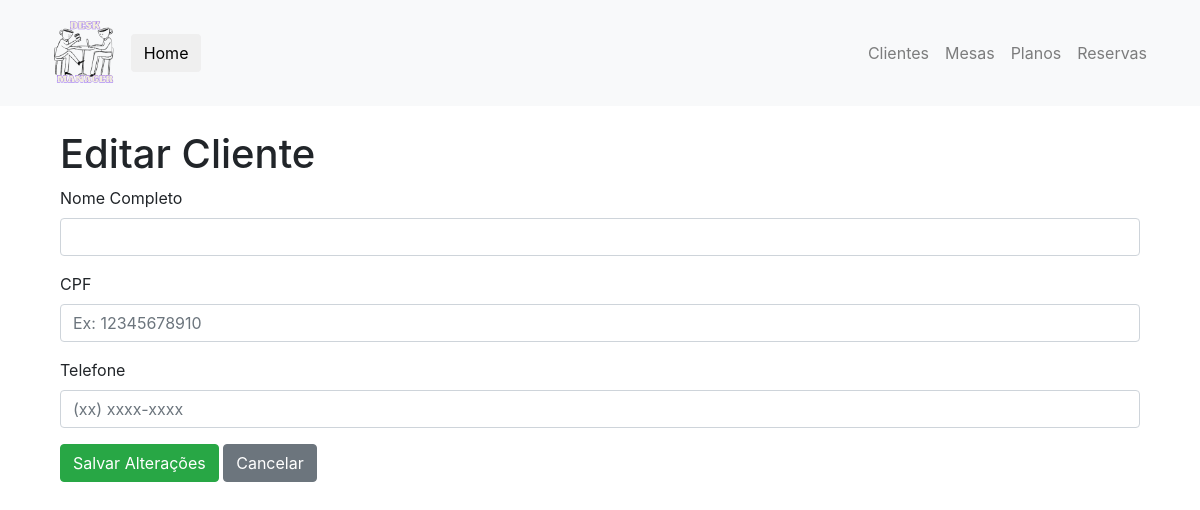
/cliente/07903b34/editar, run on an earlier commit of the app's database.
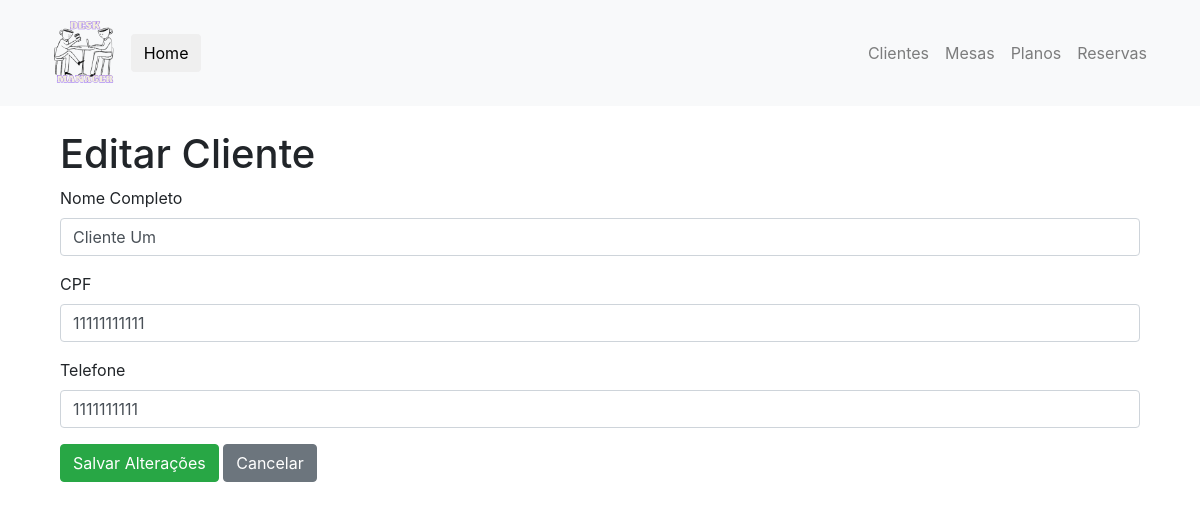
And on a later commit of the database.
### desk_manager/models.py (models this page shows, shortened)
class Cliente(db.Model):
    __tablename__ = 'cliente'
    id: so.Mapped[str] = so.mapped_column(sa.String, primary_key=True, default=generate_hex_id)
    nome: so.Mapped[str] = so.mapped_column(sa.String, nullable=False)
    cpf: so.Mapped[str] = so.mapped_column(sa.String, unique=True, nullable=False)
    telefone: so.Mapped[str] = so.mapped_column(sa.String, nullable=False)
    tipo_plano_id: so.Mapped[str] = so.mapped_column(sa.String, sa.ForeignKey("plano.id"), nullable=True)
    plano: so.Mapped["PlanoDeUso"] = so.relationship("PlanoDeUso", back_populates="clientes")
    reservas: so.Mapped[list["Reserva"]] = so.relationship("Reserva", back_populates="cliente")
    saldo: so.Mapped[int] = so.mapped_column(sa.Integer, nullable=True, default=0)
    @classmethod
    def buscar_cliente_por_id(cls, cliente_id):
        return cls.query.get(cliente_id)

### desk_manager/routes/cliente.py (the view, shortened to what this page needs)
@CLIENTE.route('/cliente/<string:cliente_id>/editar', methods=['GET', 'POST'])
def editar_cliente(cliente_id):
    cliente = Cliente.buscar_cliente_por_id(cliente_id)
    form = FormCadastroCliente(obj=cliente)
    return render_template('editar_cliente.html', form_cadastro_cliente=form, cliente=cliente)

### desk_manager/forms/cadastro.py
class FormCadastroCliente(FlaskForm):
    id = HiddenField('ID')
    nome = StringField('', validators=[
        DataRequired(),
        validate_nome])
    cpf = StringField('CPF', validators=[
        DataRequired(),
        length(min=11, max=11, message="O CPF deve ter exatamente 11 dígitos."),
        validate_cpf
    ], render_kw={"placeholder": "Ex: 12345678910"})
    telefone = StringField('', validators=[
        DataRequired(),
        length(min=10, max=11, message="O telefone deve ter entre 10 e 11 dígitos."),
        validate_telefone
    ],render_kw={"placeholder": '(xx) xxxx-xxxx'})
    botao_submit = SubmitField('Cadastrar Cliente')

### desk_manager/templates/editar_cliente.html (shortened to what this page needs)
{% extends "base.html" %}
{% block body %}
<div class="wrapper-doc">
    <form method="POST" action="{{ url_for('cliente.editar_cliente', cliente_id=cliente.id) }}" class="container" enctype="multipart/form-data">
        <h1 class="form-title">Editar Cliente</h1>
        <div class="form-group">
            <label class="form-control-label">Nome Completo</label>
            {% if form_cadastro_cliente.nome.errors %}
                {{ form_cadastro_cliente.nome(class="form-control is-invalid") }}
                <div class="invalid-feedback">
                    {% for erro in form_cadastro_cliente.nome.errors %}
                        {{ erro }}
                    {% endfor %}
                </div>
            {% else %}
                {{ form_cadastro_cliente.nome(class="form-control") }}
            {% endif %}
        </div>
        <div class="form-group">
            <label class="form-control-label">CPF</label>
            {% if form_cadastro_cliente.cpf.errors %}
                {{ form_cadastro_cliente.cpf(class="form-control is-invalid") }}
                <div class="invalid-feedback">
                    {% for erro in form_cadastro_cliente.cpf.errors %}
                        {{ erro }}
                    {% endfor %}
                </div>
            {% else %}
                {{ form_cadastro_cliente.cpf(class="form-control") }}
            {% endif %}
        </div>
        <div class="form-group">
            <label class="form-control-label">Telefone</label>
            {% if form_cadastro_cliente.telefone.errors %}
                {{ form_cadastro_cliente.telefone(class="form-control is-invalid") }}
                <div class="invalid-feedback">
                    {% for erro in form_cadastro_cliente.telefone.errors %}
                        {{ erro }}
                    {% endfor %}
                </div>
            {% else %}
                {{ form_cadastro_cliente.telefone(class="form-control") }}
            {% endif %}
        </div>
        <div class="form-group">
            {{ form_cadastro_cliente.botao_submit(class="btn btn-success", value="Salvar Alterações") }}
            <a href="{{ url_for('cliente.lista_clientes') }}" class="btn btn-secondary">Cancelar</a>
        </div>
    </form>
</div>
{% endblock %}

What changed in the data, as far as the page shows it:
added Cliente: nome "Cliente Um", cpf "11111111111", telefone "1111111111"
